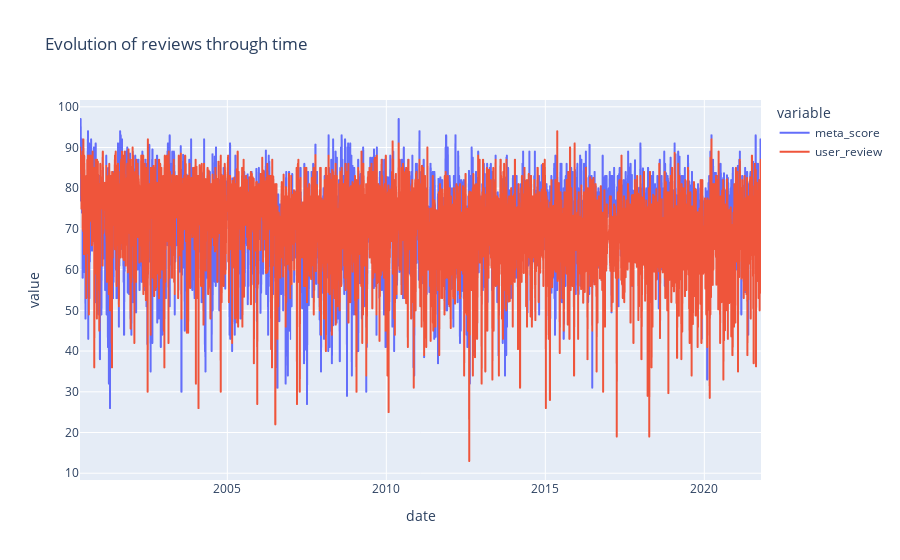

Source (notebook cell):
### Markdown cell above
#### Based on the above:
> 1. In the first graph above, the distribution is rather disproportionate, where the PC dominates all the number of games reviewed, whereas consoles of all type reside farther from it, aside from last gen games such as Switch, XBOX 360, XO, PS4, PS3 and PS2.
<br>
> 2. We note that common people's reviews almost identical to that of Metacritic's score. However, the outliers on the user_review are more important.
<br>
##### Can we come up with a good time series forecasting model for forecasting the reviews in the next few days/weeks?

### Code cell
# Main Timeseries dataframe - Focus only on games starting from 2000-01-01
main_df = df2.copy().groupby(['date']).agg({'name':'count','user_review':'mean','meta_score':'mean'}).reset_index()
main_df = main_df[main_df.date > pd.to_datetime('2000-05-01')]

fig = px.line(main_df, x='date', y=['meta_score', 'user_review'], title='Evolution of reviews through time')
fig.show()

### Figure 1 — Plotly figure (JSON) as saved in the notebook; plotly's stock layout.template omitted (floating-point values rounded to 4 significant figures; data arrays with more than 128 entries replaced by an {"elided": "..."} marker saying what was removed)
{"data": [{"hovertemplate": "variable=meta_score<br>date=%{x}<br>value=%{y}<extra></extra>", "legendgroup": "meta_score", "line": {"color": "#636efa", "dash": "solid"}, "marker": {"symbol": "circle"}, "mode": "lines", "name": "meta_score", "showlegend": true, "type": "scattergl", "x": {"elided": "4305 str values"}, "xaxis": "x", "y": {"elided": "4305 float values"}, "yaxis": "y"}, {"hovertemplate": "variable=user_review<br>date=%{x}<br>value=%{y}<extra></extra>", "legendgroup": "user_review", "line": {"color": "#EF553B", "dash": "solid"}, "marker": {"symbol": "circle"}, "mode": "lines", "name": "user_review", "showlegend": true, "type": "scattergl", "x": {"elided": "4305 str values"}, "xaxis": "x", "y": {"elided": "4305 float values"}, "yaxis": "y"}], "layout": {"legend": {"title": {"text": "variable"}, "tracegroupgap": 0}, "title": {"text": "Evolution of reviews through time"}, "xaxis": {"anchor": "y", "domain": [0, 1], "title": {"text": "date"}}, "yaxis": {"anchor": "x", "domain": [0, 1], "title": {"text": "value"}}}}
